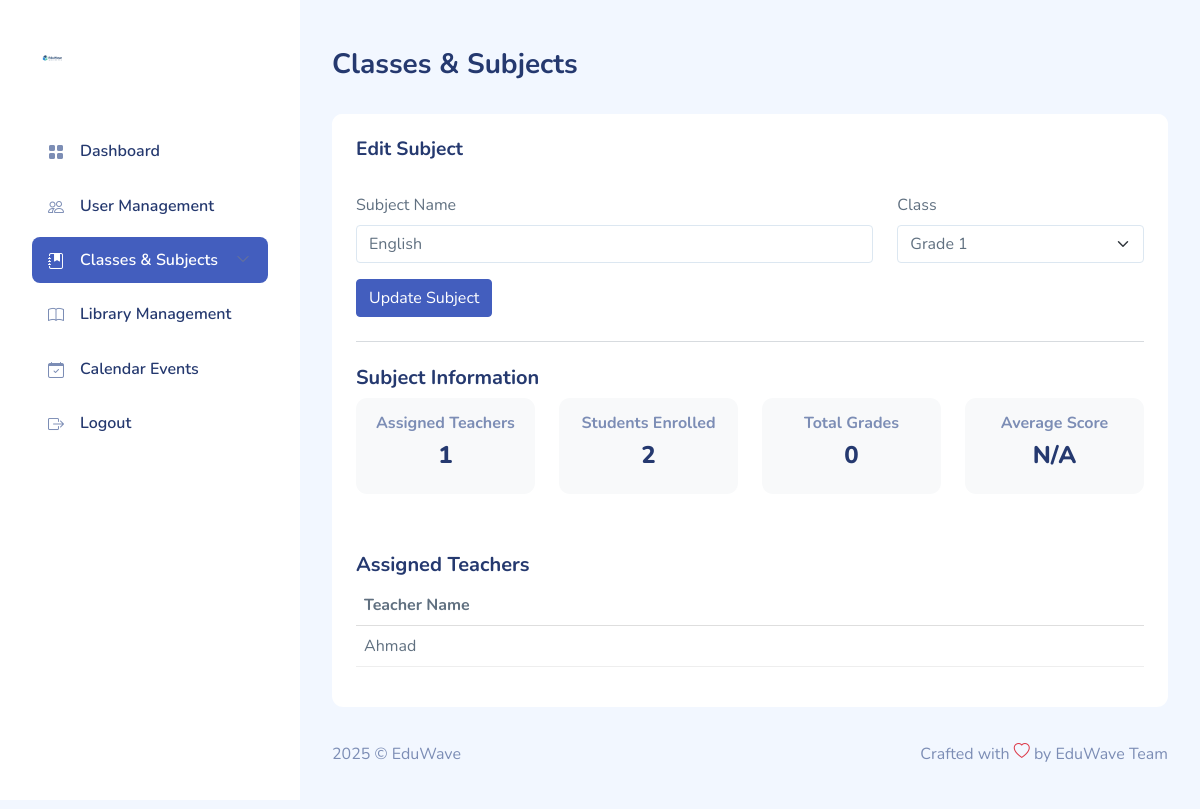
/admin/subject_edit.php?id=3 (signed in), run on the app's committed database.
### tables this page shows
CREATE TABLE `subjects` (
  `id` int(11) NOT NULL,
  `name` varchar(50) NOT NULL,
  `class_id` int(11) DEFAULT NULL
);

CREATE TABLE `classes` (
  `id` int(11) NOT NULL,
  `grade_name` varchar(20) NOT NULL,
  `notes` text DEFAULT NULL
);

CREATE TABLE `users` (
  `id` int(11) NOT NULL,
  `name` varchar(100) NOT NULL,
  `email` varchar(100) DEFAULT NULL,
  `password_hash` varchar(255) NOT NULL,
  `remember_token` varchar(255) DEFAULT NULL,
  `role` enum('Admin','Registrar','Teacher','Student','Parent') NOT NULL,
  `color_theme` varchar(20) NOT NULL,
  `created_at` timestamp NOT NULL DEFAULT current_timestamp()
);

### admin/subject_edit.php (the view, shortened to what this page needs)
<?php
require_once __DIR__ . '/../includes/config.php';
$subject_id = $_GET['id'];
$classes_stmt = $pdo->query('SELECT * FROM classes ORDER BY grade_name');
$classes = $classes_stmt->fetchAll();
$stmt = $pdo->prepare('
    SELECT s.*, c.grade_name as class_name
    FROM subjects s
    LEFT JOIN classes c ON s.class_id = c.id
    WHERE s.id = ?
');
$stmt->execute([$subject_id]);
$subject = $stmt->fetch();
$teachers_stmt = $pdo->prepare('
    SELECT u.name, u.id
    FROM users u
    JOIN teacher_assignments ta ON u.id = ta.teacher_id
    WHERE ta.subject_id = ?
');
$teachers_stmt->execute([$subject_id]);
$assigned_teachers = $teachers_stmt->fetchAll();
$students_stmt = $pdo->prepare('
    SELECT COUNT(sc.student_id) as student_count
    FROM student_classes sc
    JOIN classes c ON sc.class_id = c.id
    JOIN subjects s ON c.id = s.class_id
    WHERE s.id = ?
');
$students_stmt->execute([$subject_id]);
$student_count = $students_stmt->fetchColumn();
$grade_stats_stmt = $pdo->prepare('
    SELECT
        COUNT(*) as total_grades,
        AVG(score) as avg_score
    FROM grades
    WHERE subject_id = ?
');
$grade_stats_stmt->execute([$subject_id]);
$grade_stats = $grade_stats_stmt->fetch();
?>
<!DOCTYPE html>
<html lang="en">
<head>
    <link rel="stylesheet" href="../dashboardassets/css/bootstrap.css">
    <link rel="stylesheet" href="../dashboardassets/vendors/iconly/bold.css">
    <link rel="stylesheet" href="../dashboardassets/vendors/perfect-scrollbar/perfect-scrollbar.css">
    <link rel="stylesheet" href="../dashboardassets/vendors/bootstrap-icons/bootstrap-icons.css">
    <link rel="stylesheet" href="../dashboardassets/css/app.css">
</head>
<body>
    <div id="app">
        <div id="sidebar" class="active">
            <div class="sidebar-wrapper active">
                <div class="sidebar-header">
                    <div class="d-flex justify-content-between">
                        <div class="logo">
                            <a href="dashboard.php"><img src="../assets/logo.svg" alt="Logo" srcset="" width="40"></a>
                        </div>
                    </div>
                </div>
                <div class="sidebar-menu">
                    <ul class="menu">
                        <li class="sidebar-item">
                            <a href="dashboard.php" class='sidebar-link'>
                                <i class="bi bi-grid-fill"></i>
                                <span>Dashboard</span>
                            </a>
                        </li>
                        <li class="sidebar-item">
                            <a href="users_list.php" class='sidebar-link'>
                                <i class="bi bi-people"></i>
                                <span>User Management</span>
                            </a>
                        </li>
                        <li class="sidebar-item  has-sub active">
                            <a href="#" class='sidebar-link'>
                                <i class="bi bi-journal-bookmark-fill"></i>
                                <span>Classes & Subjects</span>
                            </a>
                        </li>
                        <li class="sidebar-item">
                            <a href="library_add.php" class='sidebar-link'>
                                <i class="bi bi-book"></i>
                                <span>Library Management</span>
                            </a>
                        </li>
                        <li class="sidebar-item">
                            <a href="event_add.php" class='sidebar-link'>
                                <i class="bi bi-calendar-check"></i>
                                <span>Calendar Events</span>
                            </a>
                        </li>
                        <li class="sidebar-item">
                            <a href="../logout.php" class='sidebar-link'>
                                <i class="bi bi-box-arrow-right"></i>
                                <span>Logout</span>
                            </a>
                        </li>
                    </ul>
                </div>
            </div>
        </div>
        <div id="main">
            <div class="page-heading">
                <h3>Classes & Subjects</h3>
            </div>
            <div class="page-content">
                <section class="row">
                    <div class="col-12">
                        <div class="card">
                            <div class="card-header">
                                <h4>Edit Subject</h4>
                            </div>
                            <div class="card-body">
                                <form method="POST">
                                    <div class="row">
                                        <div class="col-md-8 mb-3">
                                            <label for="name" class="form-label">Subject Name</label>
                                            <input type="text" class="form-control" id="name" name="name" value="<?= htmlspecialchars($subject['name']) ?>" required>
                                        </div>
                                        <div class="col-md-4 mb-3">
                                            <label for="class_id" class="form-label">Class</label>
                                            <select class="form-select" id="class_id" name="class_id" required>
                                                <?php foreach ($classes as $class): ?>
                                                    <option value="<?= $class['id'] ?>" <?= ($subject['class_id'] == $class['id']) ? 'selected' : '' ?>><?= htmlspecialchars($class['grade_name']) ?></option>
                                                <?php endforeach; ?>
                                            </select>
                                        </div>
                                    </div>
                                    <button type="submit" class="btn btn-primary">Update Subject</button>
                                </form>
                                <hr class="my-4">
                                <h5>Subject Information</h5>
                                <div class="row">
                                    <div class="col-md-3">
                                        <div class="card bg-light p-3 text-center">
                                            <h6 class="text-muted">Assigned Teachers</h6>
                                            <h4 class="font-extrabold"><?= count($assigned_teachers) ?></h4>
                                        </div>
                                    </div>
                                    <div class="col-md-3">
                                        <div class="card bg-light p-3 text-center">
                                            <h6 class="text-muted">Students Enrolled</h6>
                                            <h4 class="font-extrabold"><?= $student_count ?: 0 ?></h4>
                                        </div>
                                    </div>
                                    <div class="col-md-3">
                                        <div class="card bg-light p-3 text-center">
                                            <h6 class="text-muted">Total Grades</h6>
                                            <h4 class="font-extrabold"><?= $grade_stats['total_grades'] ?: 0 ?></h4>
                                        </div>
                                    </div>
                                    <div class="col-md-3">
                                        <div class="card bg-light p-3 text-center">
                                            <h6 class="text-muted">Average Score</h6>
                                            <h4 class="font-extrabold"><?= $grade_stats['avg_score'] ? number_format($grade_stats['avg_score'], 1) : 'N/A' ?></h4>
                                        </div>
                                    </div>
                                </div>
                                <?php if ($assigned_teachers): ?>
                                <h5 class="mt-4">Assigned Teachers</h5>
                                <div class="table-responsive">
                                    <table class="table">
                                        <thead>
                                            <tr>
                                                <th>Teacher Name</th>
                                            </tr>
                                        </thead>
                                        <tbody>
                                            <?php foreach ($assigned_teachers as $teacher): ?>
                                            <tr>
                                                <td><?= htmlspecialchars($teacher['name']) ?></td>
                                            </tr>
                                            <?php endforeach; ?>
                                        </tbody>
                                    </table>
                                </div>
                                <?php endif; ?>
                            </div>
                        </div>
                    </div>
                </section>
            </div>
            <footer>
                <div class="footer clearfix mb-0 text-muted">
                    <div class="float-start">
                        <p>2025 &copy; EduWave</p>
                    </div>
                    <div class="float-end">
                        <p>Crafted with <span class="text-danger"><i class="bi bi-heart"></i></span> by EduWave Team</p>
                    </div>
                </div>
            </footer>
        </div>
    </div>
</body>
</html>

### dashboardassets/css/app.css (style rules this page uses)
.btn.btn-danger,.btn.btn-info,.btn.btn-primary,.btn.btn-secondary,.btn.btn-success,.btn.btn-warning { color:#fff }
.card { margin-bottom:2.2rem;border:none }
.card .card-header { border:none }
.card .card-header h4 { font-size:1.2rem;font-weight:700 }
.card .card-header~.card-body { padding-top:0 }
.card .card-body { padding:1.5rem }
#sidebar.active .sidebar-wrapper { left:0 }
.sidebar-wrapper { width:300px;height:100vh;position:fixed;top:0;z-index:10;overflow-y:auto;background-color:#fff;bottom:0;transition:left .5s ease-out }
.sidebar-wrapper .sidebar-header { padding:2rem 2rem 1rem;font-size:2rem;font-weight:700 }
.sidebar-wrapper .sidebar-header img { height:1.2rem }
.sidebar-wrapper .menu { margin-top:2rem;padding:0 2rem;font-weight:600 }
.sidebar-wrapper .menu .sidebar-link { display:block;padding:.7rem 1rem;font-size:1rem;display:flex;align-items:center;border-radius:.5rem;transition:all .5s;text-decoration:none;color:#25396f }
.sidebar-wrapper .menu .sidebar-link i,.sidebar-wrapper .menu .sidebar-link svg { color:#7c8db5 }
.sidebar-wrapper .menu .sidebar-link span { margin-left:1rem }
.sidebar-wrapper .menu .sidebar-item { list-style:none;margin-top:.5rem;position:relative }
.sidebar-wrapper .menu .sidebar-item.has-sub .sidebar-link:after { position:absolute;color:#ccc;right:15px;top:12px;display:block }
.sidebar-wrapper .menu .sidebar-item.active .sidebar-link { background-color:#435ebe }
.sidebar-wrapper .menu .sidebar-item.active .sidebar-link span { color:#fff }
.sidebar-wrapper .menu .sidebar-item.active .sidebar-link i,.sidebar-wrapper .menu .sidebar-item.active .sidebar-link svg { fill:#fff;color:#fff }
.dataTable-table td,.dataTable-table thead th,.table td,.table thead th { vertical-align:middle }
.dataTable-table:not(.table-borderless) thead th,.table:not(.table-borderless) thead th { border-bottom:1px solid #dedede!important }
.bi { width:1rem;height:1rem }
#main { margin-left:300px;padding:2rem }
.page-heading { margin:0 0 2rem }
.page-heading h3 { font-weight:700 }
a { text-decoration:none }
.font-extrabold { font-weight:800 }

### data on the page
subjects: name "English", class_id "Grade 1"
users: name "Ahmad"

### other printed values
count($assigned_teachers) "1"
$student_count ?: 0 "2"
$grade_stats['total_grades'] ?: 0 "0"
